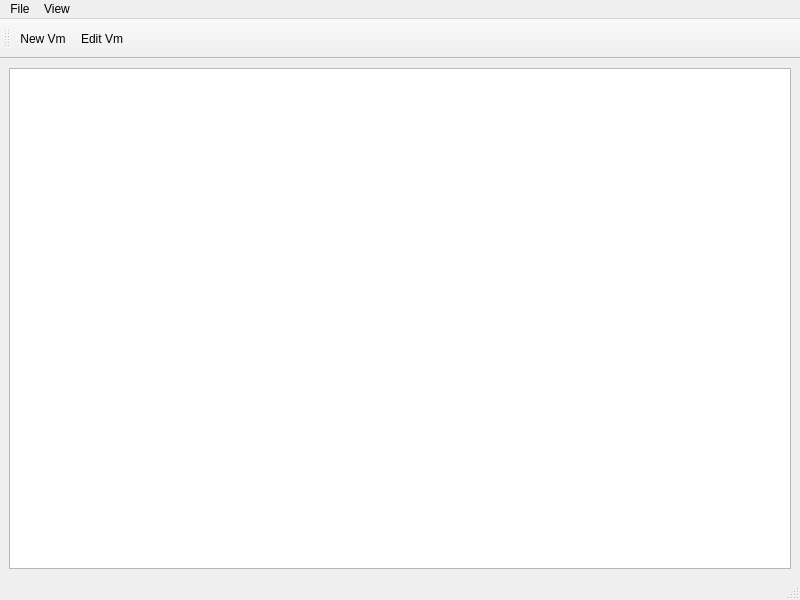
<?xml version="1.0" encoding="UTF-8"?>
<ui version="4.0">
 <class>MainWindow</class>
 <widget class="QMainWindow" name="MainWindow">
  <property name="geometry">
   <rect>
    <x>0</x>
    <y>0</y>
    <width>800</width>
    <height>600</height>
   </rect>
  </property>
  <property name="windowTitle">
   <string>Arc Manager</string>
  </property>
  <widget class="QWidget" name="centralwidget">
   <layout class="QGridLayout" name="gridLayout">
    <item row="0" column="0">
     <layout class="QHBoxLayout" name="horizontalLayout">
      <item>
       <widget class="QListWidget" name="vm_list">
        <property name="sizePolicy">
         <sizepolicy hsizetype="Preferred" vsizetype="Preferred">
          <horstretch>0</horstretch>
          <verstretch>0</verstretch>
         </sizepolicy>
        </property>
       </widget>
      </item>
     </layout>
    </item>
   </layout>
  </widget>
  <widget class="QMenuBar" name="menubar">
   <property name="geometry">
    <rect>
     <x>0</x>
     <y>0</y>
     <width>800</width>
     <height>19</height>
    </rect>
   </property>
   <widget class="QMenu" name="menuFile">
    <property name="title">
     <string>File</string>
    </property>
   </widget>
   <widget class="QMenu" name="menuView">
    <property name="title">
     <string>View</string>
    </property>
   </widget>
   <addaction name="menuFile"/>
   <addaction name="menuView"/>
  </widget>
  <widget class="QStatusBar" name="statusbar"/>
  <widget class="QToolBar" name="toolBar">
   <property name="sizePolicy">
    <sizepolicy hsizetype="Preferred" vsizetype="Minimum">
     <horstretch>0</horstretch>
     <verstretch>0</verstretch>
    </sizepolicy>
   </property>
   <property name="minimumSize">
    <size>
     <width>0</width>
     <height>40</height>
    </size>
   </property>
   <property name="windowTitle">
    <string>toolBar</string>
   </property>
   <attribute name="toolBarArea">
    <enum>TopToolBarArea</enum>
   </attribute>
   <attribute name="toolBarBreak">
    <bool>false</bool>
   </attribute>
   <addaction name="action_new_vm"/>
   <addaction name="action_edit_vm"/>
  </widget>
  <action name="action_edit_vm">
   <property name="text">
    <string>Edit Vm</string>
   </property>
   <property name="toolTip">
    <string>Edit Existing Vm</string>
   </property>
  </action>
  <action name="action_new_vm">
   <property name="text">
    <string>New Vm</string>
   </property>
   <property name="toolTip">
    <string>Create New Vm</string>
   </property>
  </action>
 </widget>
 <resources/>
 <connections/>
</ui>
